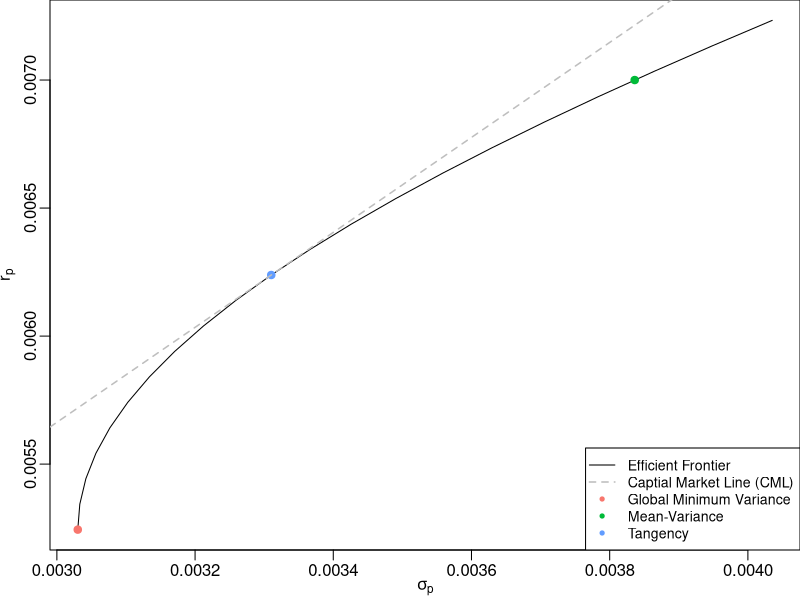

The R script that drew this image: (Note: this script raises an error after producing the figure.)
## ---- chunk 1
## function ipak: install and load multiple R packages.
## check to see if packages are installed.
## install them if they are not, then attach them to the search path.
ipak <- function (pkg) {
    new.pkg <- pkg[!(pkg %in% installed.packages()[, "Package"])]
    if (length(new.pkg))
        install.packages(new.pkg, repos = "https://cloud.r-project.org")
    sapply(pkg, require, character.only = TRUE, quietly = TRUE)
    invisible(0L)
}

## install packages needed
needpack <- c("knitr", "kfigr", "quadprog")
ipak(needpack)

## get output format
outFormat <- knitr::opts_knit$get("rmarkdown.pandoc.to")

## source code

## temp function to set up index for figures and tables
noPrint <- function(lab) invisible(lab)

## test
fn = local({
  i = 0
  function(x) {
      i <<- i + 1
      if ("html" %in% outFormat) {
          return(paste('Figure ', i, ': ', x, sep = ''))
      }
      as.character(x)
  }
})

## ---- chunk 2
## Tangency Portfolio ----------------------------------------------
## sample setting
na <- 20L                               # number of assets
ns <- 60L                               # number of observations
set.seed(1216)                          # important for reproducibility
retn <- matrix(rnorm(ns * na, mean = 0.005, sd = 0.015), nrow = ns)
mu <- colMeans(retn)                    # expected returns
rf <- 0.0001                            # riskfree rate (about 2.5% pa)
mu2 <- mu - rf                          # excess means
Q <- cov(retn)                          # covariance matrix

## obtain the optimized weights by quadratic programming
res_tan <- solve.QP(Dmat = Q, dvec = rep(0, na), Amat = matrix(mu2, ncol = 1),
                    bvec = 1, meq  = 1L)
w_tan <- prop.table(res_tan$solution)
retn_tan <- crossprod(w_tan, mu)
se_tan <- as.vector(sqrt(crossprod(w_tan, Q %*% w_tan))) # standard error
sr <- crossprod(w_tan, mu2) / se_tan  # compute sharpe ratio

## minimal variance portfolio
res_min <- solve.QP(Dmat = 2 * Q, dvec = rep(0, na),
                    Amat = matrix(1, nrow = na, ncol = 1),
                    bvec = 1, meq = 1L)
w_min <- res_min$solution
retn_min <- crossprod(w_min, mu)
se_min <- sqrt(as.vector(crossprod(w_min, Q %*% w_min)))

## mean-variance
eps <- 0.007
res_meanVar <- solve.QP(Dmat = 2 * Q, dvec = rep(0, na),
                        Amat = cbind(matrix(1, nrow = na, ncol = 1), mu),
                        bvec = c(1, eps), meq = 1L)
w_meanVar <- res_meanVar$solution
retn_meanVar <- crossprod(w_meanVar, mu)
se_meanVar <- sqrt(as.vector(crossprod(w_meanVar, Q %*% w_meanVar)))

## minimum variance with constrain
## eps <- 0.48
## w0 <- mu / sqrt(diag(Q))
## res_const <- solve.QP(Dmat = 2 * Q, dvec = rep(0, na),
##                       Amat = cbind(matrix(1, nrow = na, ncol = 1), w0),
##                       bvec = c(1, eps), meq = 1L)
## w_const <- res_const$solution
## retn_const <- crossprod(w_const, mu)
## se_const <- sqrt(as.vector(crossprod(w_const, Q %*% w_const)))

## construct efficient frontier from minimal variance and tangency portfolio
retnVec <- c(retn_min, retn_tan)
seVec <- c(se_min, se_tan)
varMat <- diag(seVec ^ 2)
varMat[1, 2] <- varMat[2, 1] <- as.vector(crossprod(w_min, Q %*% w_tan))
alpha <- seq(from = 1, to = - 1, by = - 0.1)
nAlpha <- length(alpha)
tmpMat <- cbind(alpha, 1 - alpha)
retn_eff <- tmpMat %*% retnVec
var_eff <- sapply(alpha, function(a) {
    crossprod(c(a, 1 - a), varMat %*% c(a, 1 - a))
})

## hue function
gg_color_hue <- function(n) {
    hues <- seq(15, 375, length = n + 1)
    grDevices::hcl(h = hues, l = 65, c = 100)[seq_len(n)]
}
colVec <- gg_color_hue(3)

## plot the tangency and minimal variace portfolio, on efficient portfolio
par(mar = c(2.5, 2.5, 0, 0), mgp = c(1.5, 0.5, 0)) # remove margin
plot(sqrt(var_eff), retn_eff, type = "l",
     xlab = expression(sigma[p]), ylab = expression(r[p]))
points(se_min, retn_min, col = colVec[1], pch = 20, cex = 1.5)
points(se_meanVar, retn_meanVar, col = colVec[2], pch = 20, cex = 1.5)
points(se_tan, retn_tan, col = colVec[3], pch = 20, cex = 1.5)
abline(b = (retn_tan - rf) / se_tan, a = rf, lty = 2, col = "gray", lwd = 1.5)
legend("bottomright", col = c("black", "gray", colVec),
       pch = c(NA, NA, rep(20, 3)), lty = c(1, 2, rep(NA, 3)),
       lwd = c(1, 1.5, rep(NA, 3)), cex = 0.85,
       legend = c("Efficient Frontier", "Captial Market Line (CML)",
                  "Global Minimum Variance", "Mean-Variance", "Tangency"))

## ---- chunk 3
src_tag <- "figs/globalMinVar.png"
caption <- "Backtesting results of the global minimum variance portfolio."
lab_num <- figr("fig:minVar", TRUE, FALSE, type = "Figure")
caption_tag <- paste0(lab_num, ": ", caption)

if ("html" %in% outFormat) {
    cat(paste("<div class='figure' style='text-align: center'>",
              "<img src=", src_tag,
              "alt=", caption_tag, "/>",
              "<p class='caption'>", caption_tag, "</p></div>"))
} else {
    cat("![", caption, "][fig:globalMinVar]", sep = "")
}
## ---- chunk 4
src_tag <- "figs/meanVariance.png"
caption <- "Backtesting results of the mean-variance portfolio."
lab_num <- figr("fig:meanVar", TRUE, FALSE, type = "Figure")
caption_tag <- paste0(lab_num, ": ", caption)

if ("html" %in% outFormat) {
    cat(paste("<div class='figure' style='text-align: center'>",
              "<img src=", src_tag,
              "alt=", caption_tag, "/>",
              "<p class='caption'>", caption_tag, "</p></div>"))
} else {
    cat("![", caption, "][fig:meanVar]", sep = "")
}
## ---- chunk 5
src_tag <- "figs/tangency.png"
caption <- "Backtesting results of tangency portfolio."
lab_num <- figr("fig:tangency", TRUE, FALSE, type = "Figure")
caption_tag <- paste0(lab_num, ": ", caption)

if ("html" %in% outFormat) {
    cat(paste("<div class='figure' style='text-align: center'>",
              "<img src=", src_tag,
              "alt=", caption_tag, "/>",
              "<p class='caption'>", caption_tag, "</p></div>"))
} else {
    cat("![", caption, "][fig:tangency]", sep = "")
}
